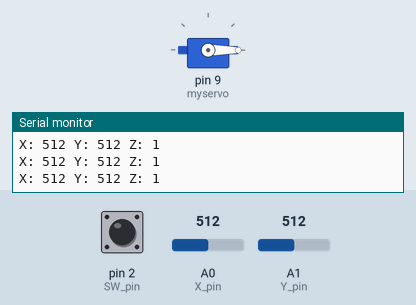
Bench run of a sketch on a simulated Arduino Uno, built with avr-gcc and run on an emulated ATmega328P. Parts: servo, the last lines printed to the serial monitor. Inputs (shaded band) come from the test bench; at power-on: A0 (X_pin) = 512, A1 (Y_pin) = 512, pin 2 (SW_pin) HIGH.

Above: at 1.2 s.
1.3 s: A0 (X_pin) set to 989
4.3 s: A0 (X_pin) set to 1008
At 5.76 s:
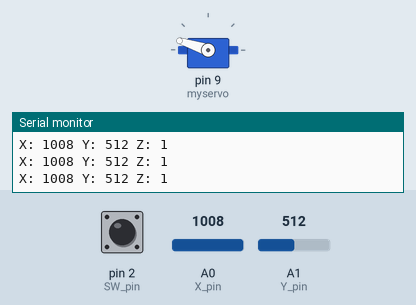
7.3 s: A1 (Y_pin) set to 1010
At 7.72 s:
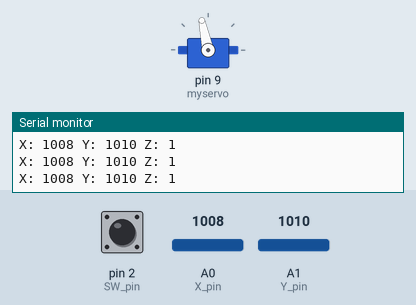
10.3 s: A1 (Y_pin) set to 0
At 10.8 s:
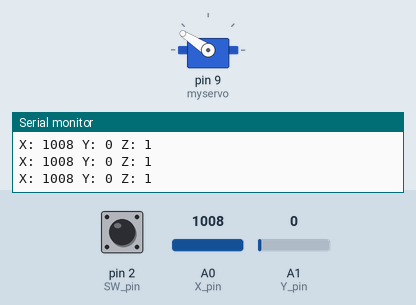
13.3 s: A1 (Y_pin) set to 1023
At 14.52 s:
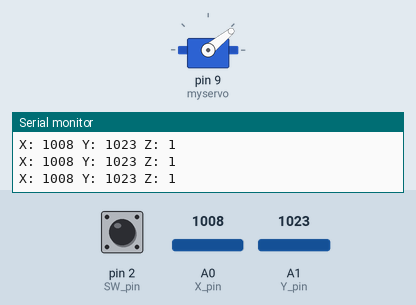
16.3 s: A1 (Y_pin) set to 990
Timing chart, 0 to 20.3 s (numbered marks = the images above; inputs shaded):
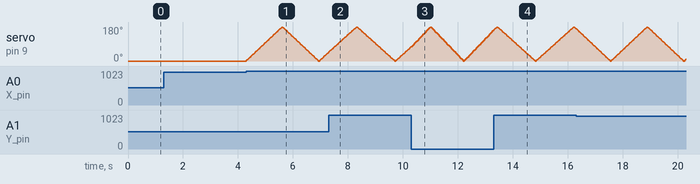

Measured:
- the behaviour switches between 999 and 1000 on A0 (X_pin) (found by bisection; images 0 and 1)

The sketch:

servo_joystick_test.ino
```cpp
#include <Servo.h>
Servo myservo;

const int SW_pin = 2;
const int X_pin = A0;
const int Y_pin = A1;
int angle = 0;
int SW_state = 0;
int X_state = 0;
int delta = 3;
bool clockwise = true;
int step_delay = 5;

void setup() {
  pinMode(SW_pin, INPUT);
  digitalWrite(SW_pin, HIGH);
  Serial.begin(9600);
  myservo.attach(9);
  myservo.write(angle);
}

void loop() {
  // Plotter stuff
  Serial.print("X: ");
  Serial.print(analogRead(X_pin));
  Serial.print(" Y: ");
  Serial.print(analogRead(Y_pin));
  Serial.print(" Z: ");
  Serial.println(digitalRead(SW_pin));
  delay(step_delay);

  SW_state = digitalRead(SW_pin);
  X_state = analogRead(X_pin);

  if (X_state >= 1000) {
    if (clockwise) {
      if (angle < 180) {
        angle += delta;
        myservo.write(angle);
        delay(step_delay);
      } else {
        clockwise = false;
      }
    } else {
      if (angle > 0) {
        angle -= delta;
        myservo.write(angle);
        delay(step_delay);
      } else {
        clockwise = true;
      }
    }
  }

}
```
